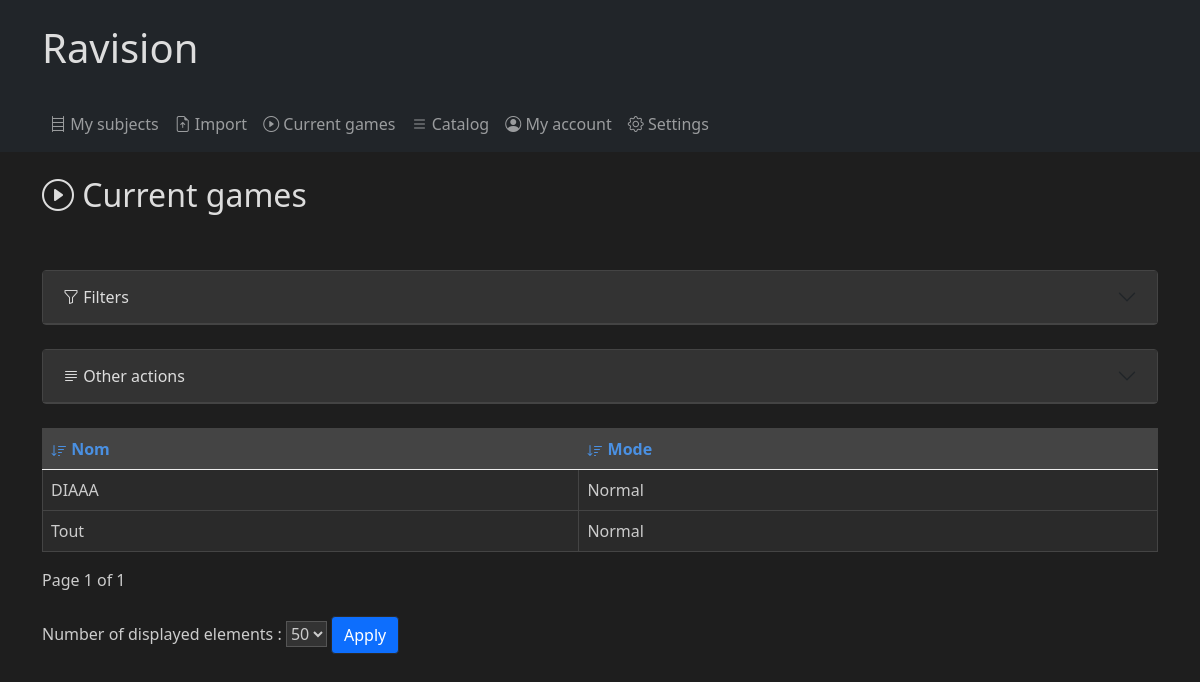
Screenshot of /quizz/quizzes/ (signed in) with the database file from the repository.
### quizz/models.py (models this page shows, shortened)
class Quizz(models.Model):
    name = models.CharField(max_length = 255,default="")
    questions = models.ManyToManyField(Question, related_name='quizz_questions')
    mode = models.ForeignKey(QuizzMode, on_delete=models.CASCADE, default=1)
    hints = models.BooleanField(default=True)
    current_question = models.ForeignKey(Question, on_delete=models.SET_NULL, null=True, default=None, related_name='current_question')
    private = models.BooleanField(default=False)
    user = models.ForeignKey(User, on_delete=models.CASCADE, null=True)
    def as_dict(self):
        return {
            'name': self.name,
            'mode': self.mode.name,
        }

class QuizzMode(models.Model):
    name = models.CharField(max_length = 255,default="")

### quizz/views.py (the view)
# urls.py: path('quizzes/', views.quizzes, name='quizzes'),
def quizzes(request):
    filterForm = QuizzFilterForm(request.GET)
    quizzes = Quizz.objects.all()
    if filterForm.is_valid():
        quizzes = filterForm.filter_queryset(quizzes)
    quizzes = paginate_queryset(quizzes.order_by(f"{'-' if request.GET.get('order', 'asc') == 'desc' else ''}{request.GET.get('sort_by', 'name')}"), request, getChildrenPerPage(request))
    fields = {'name':'Nom','mode':'Mode'}
    context = prepare_render_context('quizzes', filterForm, quizzes, request, fields, childurl='quizz', gameurl=None, property=False)
    return render(request, 'quizz/quizzes.html', context)

### quizz/forms.py (called while the page is built)
    def filter_queryset(self, queryset, **kwargs):
        filters = {}
        for field in self.fields:
            if self.cleaned_data.get(field):
                filters[f"{field}__icontains"] = self.cleaned_data.get(field)
        return queryset.filter(**filters, **kwargs)

### quizz/utils.py (called while the page is built)
def getChildrenPerPage(request):
    return request.GET.get('children_per_page', DEFAULT_PER_PAGE)

def paginate_queryset(queryset, request, per_page=10):
    paginator = Paginator(queryset, per_page)
    page_number = request.GET.get('page')
    try:
        return paginator.page(page_number)
    except PageNotAnInteger:
        return paginator.page(1)
    except EmptyPage:
        return paginator.page(paginator.num_pages)

### quizz/templates/quizz/quizzes.html
{% extends 'quizz/base.html' %}
{% load i18n %}
{% block content %}
<h2><i class="bi bi-play-circle"></i> {%trans "Current games"%}</h2>
{% include 'quizz/object.html' %}
{% endblock %}

### quizz/templates/quizz/object.html (shortened to what this page needs)
{% block content %}
{% load i18n %}
<br />
{% if forms.filter %}
<br />
<div class="accordion" id="filterAccordion2">
    <div class="accordion-item">
        <h2 class="accordion-header" id="filterHeading2">
            <button class="accordion-button collapsed" type="button" data-bs-toggle="collapse" data-bs-target="#filterCollapse2" aria-expanded="true" aria-controls="filterCollapse2">
                <i class="bi bi-funnel"></i>&nbsp;{%trans "Filters"%}
            </button>
        </h2>
    </div>
</div>
{% endif %}
<br />
<div class="accordion" id="filterAccordion3">
    <div class="accordion-item">
        <h2 class="accordion-header" id="filterHeading3">
            <button class="accordion-button collapsed" type="button" data-bs-toggle="collapse" data-bs-target="#filterCollapse3" aria-expanded="true" aria-controls="filterCollapse3">
                <i class="bi bi-justify-left"></i>&nbsp;{%trans "Other actions"%}
            </button>
        </h2>
    </div>
</div>
<br />
<table class="table">
    <thead>
        <tr>
            {% for field, label in fields.items %}
            <th>
                <a style="text-decoration:none" href="?sort_by={{ field }}&order={% if sort_by == field %}{% if order == 'desc' %}asc{% else %}desc{% endif %}{% else %}asc{% endif %}&children_per_page={{children_per_page}}">
                    <svg xmlns="http://www.w3.org/2000/svg" width="16" height="16" fill="currentColor" class="bi bi-sort-down{% if sort_by == field %} {% if order == 'desc' %}rotate180{% endif %}{% endif %}" viewBox="0 0 16 16">
                        <path d="M3.5 2.5a.5.5 0 0 0-1 0v8.793l-1.146-1.147a.5.5 0 0 0-.708.708l2 1.999.007.007a.497.497 0 0 0 .7-.006l2-2a.5.5 0 0 0-.707-.708L3.5 11.293zm3.5 1a.5.5 0 0 1 .5-.5h7a.5.5 0 0 1 0 1h-7a.5.5 0 0 1-.5-.5M7.5 6a.5.5 0 0 0 0 1h5a.5.5 0 0 0 0-1zm0 3a.5.5 0 0 0 0 1h3a.5.5 0 0 0 0-1zm0 3a.5.5 0 0 0 0 1h1a.5.5 0 0 0 0-1z"/>
                    </svg>
                 {{ label }}</a>
            </th>
            {% endfor %}
        </tr>
    </thead>
    <tbody>
        {% for object in children %}
        <tr class="object-row" data-url="{% url urls.child id=object.id%}">
            {% for key, value in object.as_dict.items %}
            <td>{{ value|default:"<span style='color: darkred;font-weight: bold;'>?</span>" }}</td>
            {% endfor %}
        </tr>
        {% endfor %}
    </tbody>
</table>
{% if children %}
<div class="pagination">
    <span class="step-links">
        <span class="current">
            {%trans "Page"%} {{ children.number }} {%trans "-page- of"%} {{ children.paginator.num_pages }}
        </span>
    </span>
</div>
<br />
<form method="get" action="{% if object.id %}{% url urls.action id=object.id%}{% else %}{% url urls.action %}{% endif %}">
    <label for="children_per_page">{%trans "Number of displayed elements"%} :</label>
    <select name="children_per_page" id="children_per_page">
        {% for option in amounts_of_children %}
            <option value="{{ option }}" {% if children_per_page == option %} selected {% endif %}>{{ option }}</option>
        {% endfor %}
    </select>
    <button type="submit" class="btn btn-primary">{%trans "Apply"%}</button>
</form>
<br />
{% endif %}
{% endblock %}

### quizz/static/quizz/style.css (style rules this page uses)
body.dark-mode { background-color: #1e1e1e; color: #ccc; }
body.dark-mode a { color: #4a90e2; }
body.dark-mode .btn { border: 1px solid #2a2a2a; }
body.dark-mode input, body.dark-mode textarea, body.dark-mode select { background-color: #333; color: #ccc; border: 1px solid #555; }
body.dark-mode table th, body.dark-mode table td { border: 1px solid #444; }
body.dark-mode table { background-color: #2a2a2a; color: #ccc; }
body.dark-mode table th { background-color: #444; color: #eee; }
body.dark-mode h1, body.dark-mode h2, body.dark-mode h3, body.dark-mode h4, body.dark-mode h5, body.dark-mode h6 { color: #ddd; }
body.dark-mode .accordion-item { background-color: #2a2a2a; border: 1px solid #444; }
body.dark-mode .accordion-header { background-color: #333; border-bottom: 1px solid #444; }
body.dark-mode .accordion-button { background-color: #333; color: #ddd; border: none; }

### rows the page displays
Quizz: as_dict "DIAAA"
QuizzMode: as_dict "Normal" "Normal"
Quizz: as_dict "Tout"

### other values shown
{{ label }} "Nom" "Mode"
{{ children.number }} "1"
{{ children.paginator.num_pages }} "1"
form field children_per_page "50"
